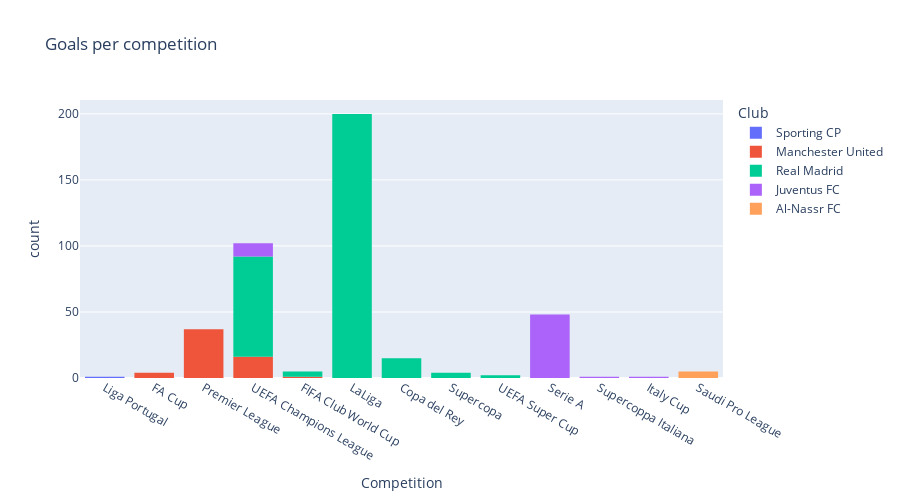

Source (notebook cell):
### Code cell
fig = px.histogram(
    df,
    x='Competition',
    title="Goals per competition",
    log_x=False,
    log_y=False,
    height=500,
    color='Club',
    #hover_name='Club',
    hover_data=['Competition', 'Club']
)
fig.show()

### Figure 1 — Plotly figure (JSON) as saved in the notebook; plotly's stock layout.template omitted (floating-point values rounded to 4 significant figures; data arrays with more than 128 entries replaced by an {"elided": "..."} marker saying what was removed)
{"data": [{"alignmentgroup": "True", "bingroup": "x", "hovertemplate": "Club=Sporting CP<br>Competition=%{x}<br>count=%{y}<extra></extra>", "legendgroup": "Sporting CP", "marker": {"color": "#636efa", "pattern": {"shape": ""}}, "name": "Sporting CP", "offsetgroup": "Sporting CP", "orientation": "v", "showlegend": true, "type": "histogram", "x": ["Liga Portugal"], "xaxis": "x", "yaxis": "y"}, {"alignmentgroup": "True", "bingroup": "x", "hovertemplate": "Club=Manchester United<br>Competition=%{x}<br>count=%{y}<extra></extra>", "legendgroup": "Manchester United", "marker": {"color": "#EF553B", "pattern": {"shape": ""}}, "name": "Manchester United", "offsetgroup": "Manchester United", "orientation": "v", "showlegend": true, "type": "histogram", "x": ["FA Cup", "Premier League", "Premier League", "FA Cup", "Premier League", "Premier League", "UEFA Champions League", "UEFA Champions League", "UEFA Champions League", "UEFA Champions League", "Premier League", "Premier League", "UEFA Champions League", "UEFA Champions League", "Premier League", "Premier League", "Premier League", "Premier League", "Premier League", "FA Cup", "Premier League", "Premier League", "Premier League", "UEFA Champions League", "Premier League", "Premier League", "Premier League", "UEFA Champions League", "Premier League", "Premier League", "Premier League", "Premier League", "Premier League", "FIFA Club World Cup", "Premier League", "Premier League", "FA Cup", "UEFA Champions League", "Premier League", "UEFA Champions League", "Premier League", "UEFA Champions League", "Premier League", "UEFA Champions League", "UEFA Champions League", "UEFA Champions League", "Premier League", "UEFA Champions League", "UEFA Champions League", "Premier League", "Premier League", "Premier League", "Premier League", "Premier League", "Premier League", "Premier League", "Premier League", "Premier League"], "xaxis": "x", "yaxis": "y"}, {"alignmentgroup": "True", "bingroup": "x", "hovertemplate": "Club=Real Madrid<br>Competition=%{x}<br>count=%{y}<extra></extra>", "legendgroup": "Real Madrid", "marker": {"color": "#00cc96", "pattern": {"shape": ""}}, "name": "Real Madrid", "offsetgroup": "Real Madrid", "orientation": "v", "showlegend": true, "type": "histogram", "x": {"elided": "301 str values"}, "xaxis": "x", "yaxis": "y"}, {"alignmentgroup": "True", "bingroup": "x", "hovertemplate": "Club=Juventus FC<br>Competition=%{x}<br>count=%{y}<extra></extra>", "legendgroup": "Juventus FC", "marker": {"color": "#ab63fa", "pattern": {"shape": ""}}, "name": "Juventus FC", "offsetgroup": "Juventus FC", "orientation": "v", "showlegend": true, "type": "histogram", "x": ["Serie A", "Serie A", "Serie A", "UEFA Champions League", "Serie A", "Serie A", "Serie A", "Supercoppa Italiana", "Serie A", "Serie A", "Serie A", "Serie A", "UEFA Champions League", "UEFA Champions League", "UEFA Champions League", "UEFA Champions League", "Serie A", "Serie A", "Serie A", "Serie A", "UEFA Champions League", "Serie A", "UEFA Champions League", "Serie A", "Serie A", "Serie A", "Serie A", "Serie A", "Italy Cup", "Serie A", "Serie A", "Serie A", "Serie A", "Serie A", "Serie A", "Serie A", "UEFA Champions League", "Serie A", "Serie A", "Serie A", "Serie A", "Serie A", "Serie A", "UEFA Champions League", "UEFA Champions League", "Serie A", "Serie A", "Serie A", "Serie A", "Serie A", "Serie A", "Serie A", "Serie A", "Serie A", "Serie A", "Serie A", "Serie A", "Serie A", "Serie A", "Serie A"], "xaxis": "x", "yaxis": "y"}, {"alignmentgroup": "True", "bingroup": "x", "hovertemplate": "Club=Al-Nassr FC<br>Competition=%{x}<br>count=%{y}<extra></extra>", "legendgroup": "Al-Nassr FC", "marker": {"color": "#FFA15A", "pattern": {"shape": ""}}, "name": "Al-Nassr FC", "offsetgroup": "Al-Nassr FC", "orientation": "v", "showlegend": true, "type": "histogram", "x": ["Saudi Pro League", "Saudi Pro League", "Saudi Pro League", "Saudi Pro League", "Saudi Pro League"], "xaxis": "x", "yaxis": "y"}], "layout": {"barmode": "relative", "height": 500, "legend": {"title": {"text": "Club"}, "tracegroupgap": 0}, "title": {"text": "Goals per competition"}, "xaxis": {"anchor": "y", "domain": [0, 1], "title": {"text": "Competition"}}, "yaxis": {"anchor": "x", "domain": [0, 1], "title": {"text": "count"}}}}
